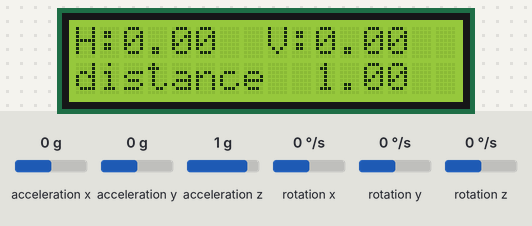
A sketch run on a simulated Arduino Uno, built with avr-gcc and run on an emulated ATmega328P. Shown: 16×2 character LCD. Inputs (shaded band) come from the test bench; at power-on: rotation z 0 °/s, acceleration x 0 g, acceleration y 0 g, acceleration z 1 g, rotation x 0 °/s, rotation y 0 °/s. What the sketch prints to the serial monitor is not drawn.

Above: at 3.2 s.
3.3 s: rotation z set to -192 °/s
At 5.0 s:
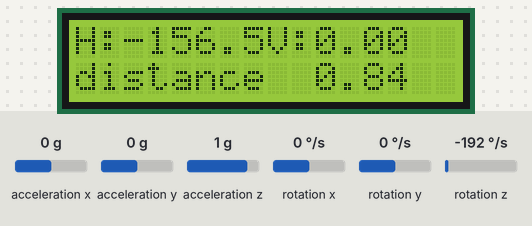
6.3 s: acceleration x set to -1.4 g
At 9.1 s:
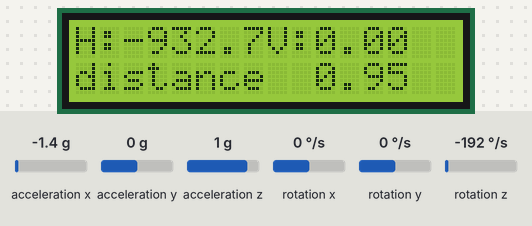
9.3 s: acceleration y set to -1.4 g
At 10.2 s:
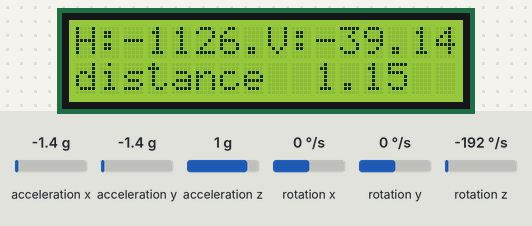
11.9 s: acceleration z set to -1.4 g
At 13.0 s:
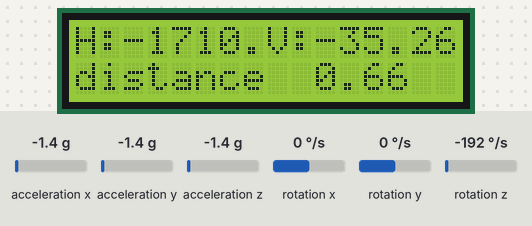
14.9 s: acceleration x set to -0.8 g
At 16.4 s:
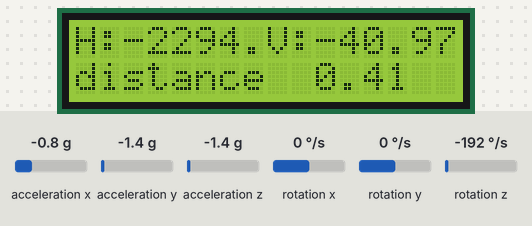
Timing chart, 0 to 17.9 s (numbered marks = the images above; inputs shaded):
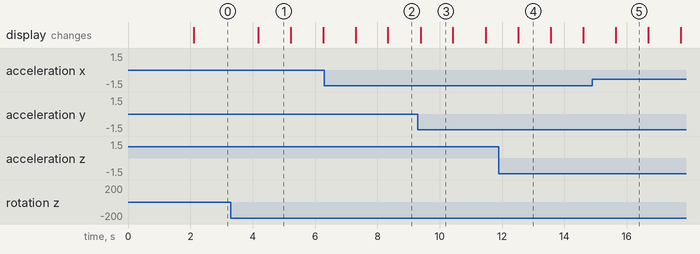

Measured:
- after the input at 3.3 s, the display: changes after 0.88 s (image 1)
- what the display in image 1 shows lasts 1.0 s, from 4.2 s to 5.2 s

The sketch:

gyro9.ino
```cpp
// (licence header left out)
#include "Wire.h"
#include <MPU6050_light.h>
#include <LiquidCrystal_PCF8574.h>


LiquidCrystal_PCF8574 lcd(0x27);  // set the LCD address to 0x27 for a 16 chars and 2 line display

int show;

MPU6050 mpu(Wire);

long timer = 0;

void setup() {

  int error;

  Serial.begin(9600);
  Wire.begin();

  byte status = mpu.begin();
  Serial.print(F("MPU6050 status: "));
  Serial.println(status);
  while(status!=0){ } // stop everything if could not connect to MPU6050

  Serial.println(F("Calculating offsets, do not move MPU6050"));
  delay(1000);
  mpu.calcOffsets(true,true); // gyro and accelero
  Serial.println("Done!\n");

  Wire.beginTransmission(0x27); //Your LCD Address
  error = Wire.endTransmission();
  Serial.print("Error: ");
  Serial.print(error);

  if (error == 0) {
    Serial.println(": LCD found.");

  } else {
    Serial.println(": LCD not found.");
  } // if

  lcd.begin(16, 2); // initialize the lcd
  show = 0;


}

void loop() {
  //imu.updateBias();
  mpu.update();
float ver,hor,r;
  if(millis() - timer > 1000){ // print data every second

    Serial.print(F("\nANGLE     X: "));Serial.print(mpu.getAngleX());
    Serial.print("\tY: ");Serial.print(mpu.getAngleY()); Serial.print("\tZ: ");Serial.print(mpu.getAngleZ());

    // to display the LCD data
    lcd.setBacklight(255);
    lcd.home(); lcd.clear();
    //lcd.print("Y:"); lcd.setCursor(2,0);  lcd.print(mpu.getAngleX());
    //lcd.setCursor(9,0);
    //lcd.print("X:"); lcd.setCursor(11,0);  lcd.print(mpu.getAngleZ());
    //lcd.setCursor(0,1);

    lcd.print("H:");lcd.print(mpu.getAngleZ());lcd.setCursor(8,0);lcd.print("V:");lcd.print(mpu.getAngleX());


    hor=sin(mpu.getAngleZ());
    Serial.print("\n");
    Serial.print("\n");
    Serial.print(hor);


    ver=sin(mpu.getAngleX());
    Serial.print("\n");
    Serial.print("\n");
    Serial.print(ver);


    Serial.print("\ndistance");
    r = sqrt(sq(sin(mpu.getAngleX())) + sq(cos(mpu.getAngleZ())));
    Serial.print(r);


    lcd.setCursor(0,1);lcd.print("distance"); lcd.setCursor(10,1);  lcd.print(r);


    timer = millis();

  }

}
```
